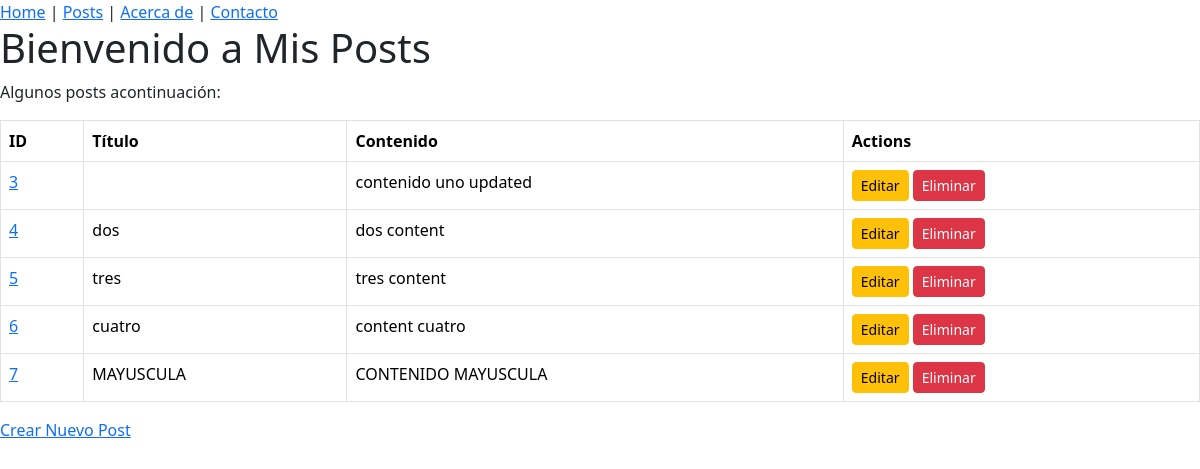
Page /post on the committed database.
### tables this page shows
CREATE TABLE posts (id INTEGER PRIMARY KEY AUTOINCREMENT, title TEXT NOT NULL, content TEXT NOT NULL);

### flask_main.py (the view)
@app.route("/post", methods=["GET"])
def get_all_post():
    conn = get_db_connection()
    posts = conn.execute('SELECT * FROM posts').fetchall()
    conn.close()
    return render_template("post/posts.html", posts=posts)

### flask_main.py (called while the page is built)
def get_db_connection():
    conn = sqlite3.connect("database.db")
    conn.row_factory = sqlite3.Row
    return  conn

### templates/post/posts.html
{% extends 'base.html' %}
{% block content %}
<h1>Bienvenido a Mis Posts</h1>
<p>Algunos posts acontinuación:</p>
{% if posts %}
<table class="table table-bordered">
    <thead>
        <tr>
            <th>ID</th>
            <th>Título</th>
            <th>Contenido</th>
            <th>Actions</th>
        </tr>
    </thead>
    <tbody>
        {% for post in posts %}
        <tr>
            <td><a href="{{ url_for('get_one_post', post_id=post['id']) }}">{{ post['id'] }}</a></td>
            <td>{{ post['title'] }}</td>
            <td>{{ post['content'] }}</td>
            <td>
                <a href="{{ url_for('edit_one_post', post_id=post['id']) }}" class="btn btn-warning btn-sm">Editar</a>
                <form action="{{ url_for('delete_one_post', post_id=post['id']) }}" method="post" style="display:inline;">
                    <button type="submit" class="btn btn-danger btn-sm" onclick="return confirm('¿Estás seguro de que deseas eliminar este post?');">Eliminar</button>
                </form>
            </td>
        </tr>
        {% endfor %}
    </tbody>
</table>
{% else %}
<p>No hay nada en la tabla.</p>
{% endif %}
<a href="{{ url_for('create_one_post')}}">Crear Nuevo Post</a>
{% endblock %}

### rows in the picture
posts: id "3", content "contenido uno updated"
posts: id "4", title "dos", content "dos content"
posts: id "5", title "tres", content "tres content"
posts: id "6", title "cuatro", content "content cuatro"
posts: id "7", title "MAYUSCULA", content "CONTENIDO MAYUSCULA"
